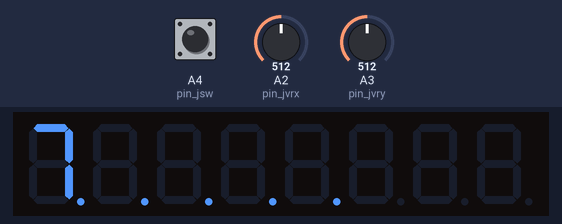
A sketch run on a simulated Arduino Uno, built with avr-gcc and run on an emulated ATmega328P. On the bench: 8-digit seven-segment display. Wiring (inferred from the names in the program): MAX7219 LED driver: data pin 2; clock pin 4; CS pin 3. Inputs (shaded band) come from the test bench; at power-on: A4 (pin_jsw) HIGH, A2 (pin_jvrx) = 512, A3 (pin_jvry) = 512.

Above: at 1.2 s.
1.3 s: A4 (pin_jsw) pulled LOW for 0.15 s
At 1.4 s:
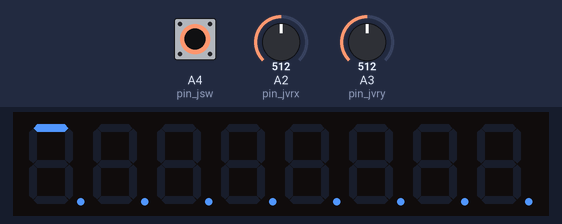
2.0 s: A2 (pin_jvrx) set to 1023
5.0 s: A4 (pin_jsw) pulled LOW for 1 s
At 5.14 s:
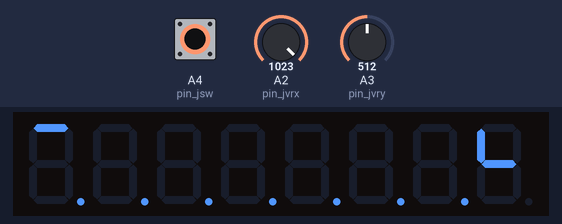
6.6 s: A2 (pin_jvrx) set to 0
At 8.88 s:
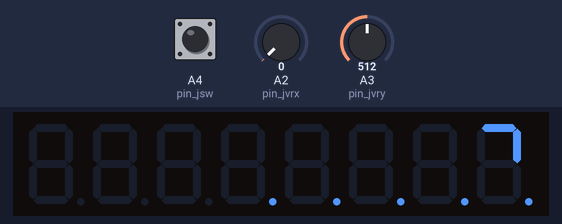
Timing chart, 0 to 10.4 s (numbered marks = the images above; inputs shaded):
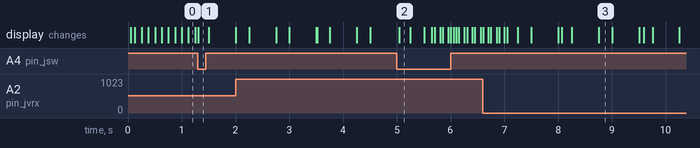

Measured:
- after the input at 5.0 s, the display: changes after 0.05 s (image 2)

The sketch:

btanim.ino
```cpp
#include <EEPROM.h>

unsigned char i;
unsigned char j;

int pin_din = 2;
int pin_cs = 3;
int pin_clk = 4;
int pin_jgnd = A0;
int pin_jvcc = A1;
int pin_jvrx = A2;
int pin_jvry = A3;
int pin_jsw = A4;

// the frames should fit in the 1024 bytes eeprom of the atmega328p, with an extra frame reserved
#define FRAMES 63
unsigned char frames[FRAMES+1][8];
unsigned char framebuffer[8];
#define IOBUFLEN (FRAMES*16+8)

unsigned long lasthoriz = 0;
unsigned long lastvert = 0;
unsigned long lastbutton = 0;
unsigned long lastadv = 0;
int nframes;
int curframe = 0;
int editmode = 0;
int editx, edity;
int again = 0;
#define TIMERS 12
int timerlist[TIMERS] = {5, 10, 15, 30, 60, 120, 250, 500, 1000, 2000, 5000, 0};  // zero means paused
int curtimer = 5;
int paused = 0;

#define BLINK_PERIOD 750
#define BLINK_SPLIT 500
#define FAST_BLINK_PERIOD 150
#define FAST_BLINK_SPLIT 100
#define KEY_REPEAT 500

void spi_send(unsigned char addr, unsigned char dat) {
  unsigned char i;
  digitalWrite(pin_cs, LOW);
  for(i=0;i<8;++i) {
    digitalWrite(pin_clk, LOW);
    digitalWrite(pin_din, addr & (0x80 >> i));
    digitalWrite(pin_clk, HIGH);
  }
  for(i=0;i<8;++i) {
    digitalWrite(pin_clk, LOW);
    digitalWrite(pin_din, dat & (0x80 >> i));
    digitalWrite(pin_clk, HIGH);
  }
  digitalWrite(pin_cs, HIGH);
}

void display_init() {
  // from max7219 datasheet
  spi_send(0x09, 0x00);  // decode mode (individual leds, not numbers for 7-segment display)
  spi_send(0x0a, 0x03);  // intensity (7/32 duty cycle, ~20% brightness)
  spi_send(0x0b, 0x07);  // scan limit (use all lines)
  spi_send(0x0c, 0x01);  // shutdown register (normal operation)
  spi_send(0x0f, 0x00);  // display test mode (off)
}

void display_show(unsigned char buf[8]) {
  for(int i=0; i<8; ++i) spi_send(i+1, buf[i]);
}

#define DEMO_FRAMES 14
const unsigned char demo_frames[DEMO_FRAMES][8] = {
  0xff, 0x00, 0x00, 0x00, 0x00, 0x00, 0x00, 0x00,
  0x3f, 0x01, 0x01, 0x00, 0x00, 0x00, 0x00, 0x00,
  0x0f, 0x01, 0x01, 0x01, 0x01, 0x00, 0x00, 0x00,
  0x03, 0x01, 0x01, 0x01, 0x01, 0x01, 0x01, 0x00,
  0x00, 0x01, 0x01, 0x01, 0x01, 0x01, 0x01, 0x03,
  0x00, 0x00, 0x00, 0x01, 0x01, 0x01, 0x01, 0x0f,
  0x00, 0x00, 0x00, 0x00, 0x00, 0x01, 0x01, 0x3f,
  0x00, 0x00, 0x00, 0x00, 0x00, 0x00, 0x00, 0xff,
  0x00, 0x00, 0x00, 0x00, 0x00, 0x80, 0x80, 0xfc,
  0x00, 0x00, 0x00, 0x80, 0x80, 0x80, 0x80, 0xf0,
  0x00, 0x80, 0x80, 0x80, 0x80, 0x80, 0x80, 0xc0,
  0xc0, 0x80, 0x80, 0x80, 0x80, 0x80, 0x80, 0x00,
  0xf0, 0x80, 0x80, 0x80, 0x80, 0x00, 0x00, 0x00,
  0xfc, 0x80, 0x80, 0x00, 0x00, 0x00, 0x00, 0x00,
};

const unsigned char magic_frame[8] = "btanim01";

boolean is_initialized() {
  return !memcmp(frames[FRAMES], magic_frame, 8);
}

void load_demo_content() {
  memset(frames, 0, FRAMES*8);
  memcpy(frames, demo_frames, DEMO_FRAMES*8);
  memcpy(frames[FRAMES], magic_frame, 8);
  count_frames();
}

void persist_save() {
  EEPROM.put(0, frames);
}

void persist_load() {
  EEPROM.get(0, frames);
  count_frames();
}

void count_frames() {
  nframes = 1;
  for(int i=FRAMES-1; i>=0; --i) {
    for(int j=0; j<8; ++j) {
      if(frames[i][j]) {
        nframes = i+1;
        return;
      }
    }
  }
}

void setup() {
  Serial.begin(9600);

  pinMode(pin_clk, OUTPUT);
  pinMode(pin_cs, OUTPUT);
  pinMode(pin_din, OUTPUT);

  pinMode(pin_jgnd, OUTPUT);
  digitalWrite(pin_jgnd, LOW);
  pinMode(pin_jvcc, OUTPUT);
  digitalWrite(pin_jvcc, HIGH);
  pinMode(pin_jvrx, INPUT);
  pinMode(pin_jvry, INPUT);
  pinMode(pin_jsw, INPUT_PULLUP);

  delay(50);
  display_init();

  persist_load();
  if(!is_initialized()) {
    load_demo_content();
  }
}

void show_blink(unsigned char buf[8]) {
  int bp = again ? FAST_BLINK_PERIOD : BLINK_PERIOD;
  int bs = again ? FAST_BLINK_SPLIT  : BLINK_SPLIT;
  if(millis() % bp < bs) {
    display_show(buf);
  } else {
    memcpy(framebuffer, buf, 8);
    framebuffer[edity] ^= 0x80 >> editx;
    display_show(framebuffer);
  }
}

void update_display() {
  if(editmode) {
    show_blink(frames[curframe]);
  } else {
    display_show(frames[curframe]);
  }
}

void enter_editmode() {
  editx = edity = 0;
  editmode = 1;
  again = 0;
}

void exit_editmode() {
  persist_save();
  count_frames();
  if(curframe >= nframes) curframe = 0;
  editmode = 0;
  lastadv = millis();
}

void process_key(int key) {
  if(editmode) {
    switch(key) {
      case 0: // left
        if(editx == 0) {
          if(again) {
            if(curframe > 0) --curframe;
          } else {
            again = 1;
          }
        } else {
          --editx;
          again = 0;
        }
        break;
      case 1: // right
        if(editx == 7) {
          if(again) {
            if((curframe < nframes) && (curframe < FRAMES-1)) ++curframe;
          } else {
            again = 1;
          }
        } else {
          ++editx;
          again = 0;
        }
        break;
      case 2: // up
        if(edity == 0) {
          if(again) {
            exit_editmode();
          } else {
            again = 1;
          }
        } else {
          --edity;
          again = 0;
        }
        break;
      case 3: // down
        if(edity == 7) {
          if(again) {
            exit_editmode();
          } else {
            again = 1;
          }
        } else {
          ++edity;
          again = 0;
        }
        break;
      case 4: // button
        frames[curframe][edity] ^= 0x80 >> editx;
        if(curframe >= nframes-1) count_frames();
        again = 0;
        break;
    }
  } else {
    // outside edit mode
    switch(key) {
      case 0: // left
        paused = 1;
        if(curframe > 0) {
          --curframe;
        } else {
          curframe = nframes-1;
        }
        break;
      case 1: // right
        paused = 1;
        if(curframe < nframes-1) {
          ++curframe;
        } else {
          curframe = 0;
        }
        break;
      case 2: // up
        if(!paused && curtimer > 0) --curtimer;
        paused = 0;
        break;
      case 3: // down
        if(!paused && curtimer < TIMERS-1) ++curtimer;
        paused = 0;
        break;
      case 4: // button
        enter_editmode();
        break;
    }
  }
}

void process_timer() {
  if(editmode) return;
  if(paused) return;
  int t = timerlist[curtimer];
  if(t == 0) return;
  if(millis() > lastadv + t) {
    lastadv = millis();
    if(curframe < nframes-1) {
      ++ curframe;
    } else {
      curframe = 0;
    }
  }
}

void process_input() {
  int xpos = analogRead(pin_jvrx);
  int left = xpos < 256;
  int right = xpos >= 768;
  if(left || right) {
    if((lasthoriz == 0) || (millis() > lasthoriz + KEY_REPEAT)) {
      lasthoriz = millis();
      if(left) process_key(0);
      if(right) process_key(1);
    }
  } else {
    lasthoriz = 0;
  }

  int ypos = analogRead(pin_jvry);
  int up = ypos < 256;
  int down = ypos >= 768;
  if(up || down) {
    if((lastvert == 0) || (millis() > lastvert + KEY_REPEAT)) {
      lastvert = millis();
      if(up) process_key(2);
      if(down) process_key(3);
    }
  } else {
    lastvert = 0;
  }

  int button = !digitalRead(pin_jsw);
  if(button) {
    if((lastbutton == 0) || (millis() > lastbutton + KEY_REPEAT)) {
      lastbutton = millis();
      process_key(4);
    }
  } else {
    lastbutton = 0;
  }
}

unsigned char from_hex(unsigned char i) {
  if(48 <= i && i < 58) return i-48;
  if(65 <= i && i < 71) return i-55;
  if(97 <= i && i < 103) return i-87;
  return '!';
}

unsigned char to_hex(unsigned char i) {
  if(i < 10) return i+48;
  if(i < 16) return i+87;
  return '!';
}

int save_to_buffer(unsigned char *iobuffer) {
  strncpy(iobuffer, "load:", 5);
  int ptr = 5;
  for(int i=0; i<nframes; ++i) {
    for(int j=0; j<8; ++j) {
      unsigned char c = frames[i][j];
      iobuffer[ptr++] = to_hex(c/16);
      iobuffer[ptr++] = to_hex(c%16);
    }
  }
  iobuffer[ptr++] = '\n';
  return ptr;
}

boolean load_from_buffer(unsigned char *iobuffer, int ilen) {
  int ptr = 5;
  int i = 0;
  while(ptr+16 <= ilen) {
    for(int j=0; j<8; ++j) {
      unsigned char c1 = from_hex(iobuffer[ptr++]);
      unsigned char c2 = from_hex(iobuffer[ptr++]);
      if(c1 == '!' || c2 == '!') return false;
      frames[i][j] = c1*16 + c2;
    }
    ++i;
  }
  if(ptr == ilen) {
    memset(frames[i], 0, (FRAMES-i)*8);
    return true;
  } else {
    return false;
  }
}

void process_serial() {
  unsigned char iobuffer[IOBUFLEN];
  if(Serial.available()) {
    int ilen = Serial.readBytesUntil('\n', iobuffer, IOBUFLEN);
    if(iobuffer[ilen-1] == '\r') --ilen;   // support dos-style line endings
    if(ilen == 0) return;
    if((ilen == 4) && !strncmp(iobuffer, "save", 4)) {
      if(int olen = save_to_buffer(iobuffer)) {
        Serial.write(iobuffer, olen);
      } else {
        Serial.write("error:save\n");
      }
    }
    else if((ilen >= 5) && !strncmp(iobuffer, "load:", 5)) {
      if(load_from_buffer(iobuffer, ilen)) {
        exit_editmode();
        Serial.write("ok\n");
      } else {
        Serial.write("error:load\n");
      }
    }
    else {
      Serial.write("error:parse\n");
    }
  }
}

void loop() {
  process_timer();
  process_input();
  process_serial();
  update_display();
  delay(5);
}
```
